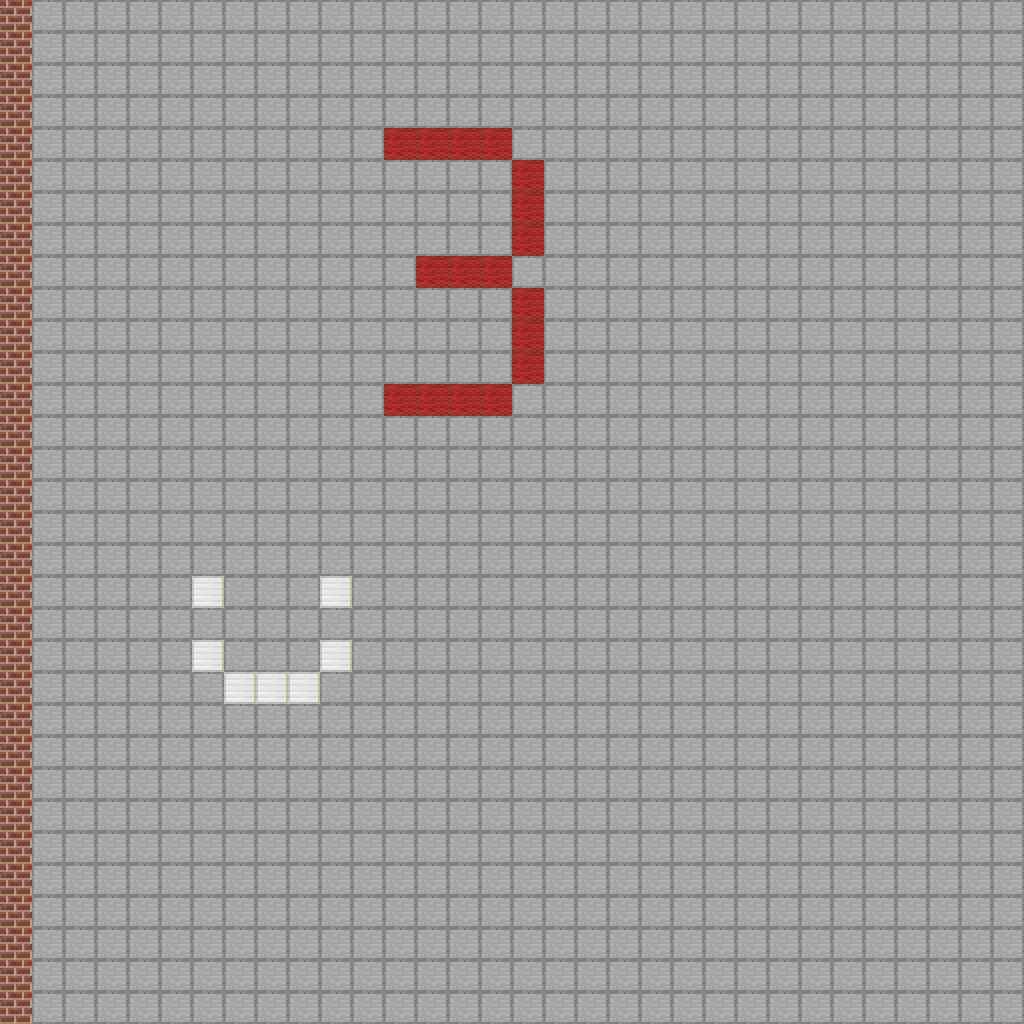

A level layout from a 2D game, rendered from its tile map. Below: a short description, then the map file with tile-grid data replaced by summaries:
An orthogonal 32x32 tile map with 32x32 px tiles, 2 tile layers (Tile Layer 1, wall).

<map version="1.2" tiledversion="1.3.2" orientation="orthogonal" renderorder="right-down" compressionlevel="0" width="32" height="32" tilewidth="32" tileheight="32" infinite="0" nextlayerid="6" nextobjectid="5">
 <tileset firstgid="1" source="tilemap2.tsx" />
 <layer id="1" name="Tile Layer 1" width="32" height="32">
  <properties>
   <property name="collidable" value="no" />
  </properties>
  <data>[1024 cells, 1024 non-empty, 4 distinct tile ids]</data>
 </layer>
 <layer id="5" name="wall" width="32" height="32">
  <properties>
   <property name="collidable" value="yes" />
  </properties>
  <data>[1024 cells, 32 non-empty, 1 distinct tile ids]</data>
 </layer>
</map>
